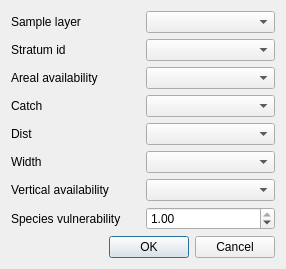
<?xml version="1.0" encoding="UTF-8"?>
<ui version="4.0">
 <class>SurveyEvaluationDialogBase</class>
 <widget class="QDialog" name="SurveyEvaluationDialogBase">
  <property name="geometry">
   <rect>
    <x>0</x>
    <y>0</y>
    <width>286</width>
    <height>236</height>
   </rect>
  </property>
  <property name="windowTitle">
   <string>Survey evaluation</string>
  </property>
  <layout class="QGridLayout" name="gridLayout_2">
   <item row="0" column="0">
    <layout class="QGridLayout" name="gridLayout">
     <item row="0" column="1">
      <widget class="QComboBox" name="mSampleLayerComboBox"/>
     </item>
     <item row="4" column="0">
      <widget class="QLabel" name="mDistLabel">
       <property name="text">
        <string>Dist</string>
       </property>
      </widget>
     </item>
     <item row="6" column="0">
      <widget class="QLabel" name="mVavailLabel">
       <property name="text">
        <string>Vertical availability</string>
       </property>
      </widget>
     </item>
     <item row="5" column="1">
      <widget class="QComboBox" name="mWidthComboBox"/>
     </item>
     <item row="4" column="1">
      <widget class="QComboBox" name="mDistComboBox"/>
     </item>
     <item row="2" column="0">
      <widget class="QLabel" name="mArealAvailabliltyLabel">
       <property name="text">
        <string>Areal availability</string>
       </property>
      </widget>
     </item>
     <item row="6" column="1">
      <widget class="QComboBox" name="mVavailComboBox"/>
     </item>
     <item row="5" column="0">
      <widget class="QLabel" name="mWidthLabel">
       <property name="text">
        <string>Width</string>
       </property>
      </widget>
     </item>
     <item row="2" column="1">
      <widget class="QComboBox" name="mArealAvailabilityComboBox"/>
     </item>
     <item row="0" column="0">
      <widget class="QLabel" name="mSampleLayerLabel">
       <property name="text">
        <string>Sample layer</string>
       </property>
      </widget>
     </item>
     <item row="3" column="0">
      <widget class="QLabel" name="mCatchLabel">
       <property name="text">
        <string>Catch</string>
       </property>
      </widget>
     </item>
     <item row="3" column="1">
      <widget class="QComboBox" name="mCatchComboBox"/>
     </item>
     <item row="1" column="1">
      <widget class="QComboBox" name="mStratumIdComboBox"/>
     </item>
     <item row="1" column="0">
      <widget class="QLabel" name="mStratumIdLabel">
       <property name="text">
        <string>Stratum id</string>
       </property>
      </widget>
     </item>
    </layout>
   </item>
   <item row="1" column="0">
    <layout class="QHBoxLayout" name="horizontalLayout">
     <item>
      <widget class="QLabel" name="mSpeciesVulnerabilityLabel">
       <property name="text">
        <string>Species vulnerability</string>
       </property>
      </widget>
     </item>
     <item>
      <widget class="QDoubleSpinBox" name="mSpeciesVulnerabilitySpinBox">
       <property name="maximum">
        <double>1.000000000000000</double>
       </property>
       <property name="singleStep">
        <double>0.100000000000000</double>
       </property>
       <property name="value">
        <double>1.000000000000000</double>
       </property>
      </widget>
     </item>
    </layout>
   </item>
   <item row="2" column="0">
    <widget class="QDialogButtonBox" name="buttonBox">
     <property name="orientation">
      <enum>Qt::Horizontal</enum>
     </property>
     <property name="standardButtons">
      <set>QDialogButtonBox::Cancel|QDialogButtonBox::Ok</set>
     </property>
    </widget>
   </item>
  </layout>
 </widget>
 <resources/>
 <connections>
  <connection>
   <sender>buttonBox</sender>
   <signal>accepted()</signal>
   <receiver>SurveyEvaluationDialogBase</receiver>
   <slot>accept()</slot>
   <hints>
    <hint type="sourcelabel">
     <x>248</x>
     <y>254</y>
    </hint>
    <hint type="destinationlabel">
     <x>157</x>
     <y>274</y>
    </hint>
   </hints>
  </connection>
  <connection>
   <sender>buttonBox</sender>
   <signal>rejected()</signal>
   <receiver>SurveyEvaluationDialogBase</receiver>
   <slot>reject()</slot>
   <hints>
    <hint type="sourcelabel">
     <x>316</x>
     <y>260</y>
    </hint>
    <hint type="destinationlabel">
     <x>286</x>
     <y>274</y>
    </hint>
   </hints>
  </connection>
 </connections>
</ui>
